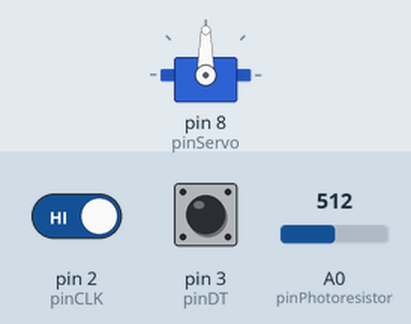
Bench run of a sketch on a simulated Arduino Uno, built with avr-gcc and run on an emulated ATmega328P. Parts: servo. The inputs (shaded band) are chosen by the test bench; at power-on: pin 2 (pinCLK) HIGH, pin 3 (pinDT) HIGH, A0 (pinPhotoresistor) = 512.

Above: at 1.2 s.
1.3 s: pin 2 (pinCLK) driven LOW
Timing chart, 0 to 4.3 s (numbered marks = the images above; inputs shaded):
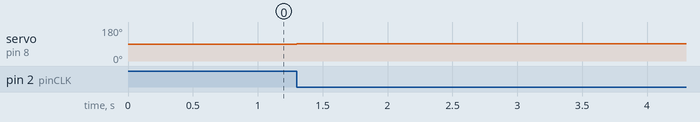

Measured:
- after the input at 1.3 s, servo on pin 8 (pinServo): 90° → 92° at once

The sketch:

Bomba_laser2.ino
```cpp
#include <Servo.h>

#define pinCLK 2
#define pinDT 3
#define pinServo 8
#define pinPhotoresistor A0

Servo myServo;

int pos = 90; // początkowa pozycja serwa
int lastCLKState;
int currentCLKState;

void setup() {
  pinMode(pinCLK, INPUT);
  pinMode(pinDT, INPUT);
  myServo.attach(pinServo);
  myServo.write(pos);
  lastCLKState = digitalRead(pinCLK);
  //Serial.begin(9600);
}

void loop() {
  currentCLKState = digitalRead(pinCLK);
  if (currentCLKState != lastCLKState) {
    if (digitalRead(pinDT) != currentCLKState) {
      pos += 2;
    } else {
      pos -= 2;
    }
    myServo.write(pos);
  }
  lastCLKState = currentCLKState;

  int lightValue = analogRead(pinPhotoresistor);
  //Serial.print("Wartosc fotorezystora: ");
  //Serial.println(lightValue);

  if (lightValue > 930) {
    //Serial.println("wygrana");
    pos = 90;
    myServo.write(90);
  }

}
```
